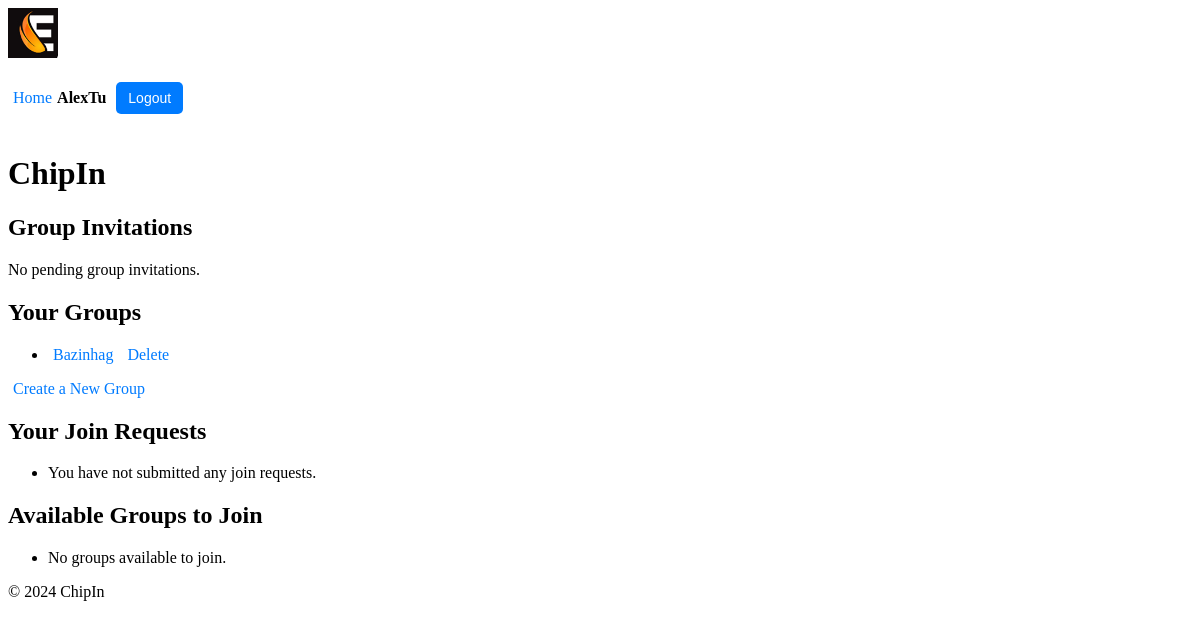
The app's page /chipin/ (signed in), older data.
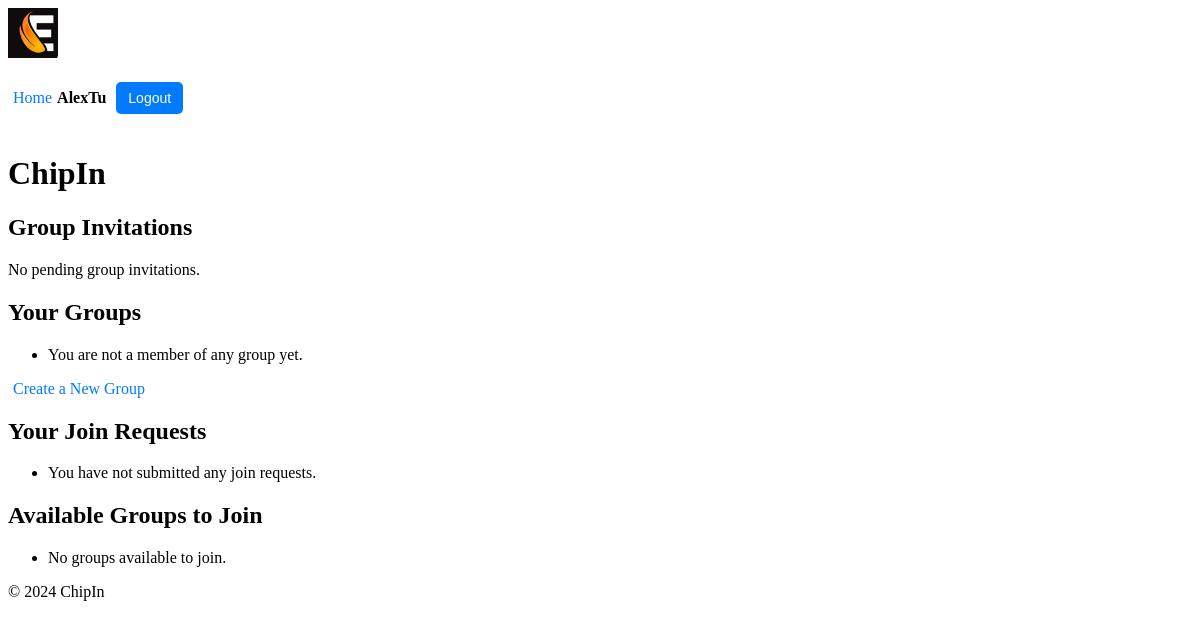
The same page, newer data.
### users/models.py (models this page shows, shortened)
class Profile(models.Model):
    user = models.OneToOneField(User, on_delete=models.CASCADE)
    first_name = models.CharField(max_length=30)
    surname = models.CharField(max_length=30)
    nickname = models.CharField(max_length=30, unique=True, null=False, blank=False)
    max_spend = models.DecimalField(max_digits=10, decimal_places=2, default=100.00)  # Max spend for each event
    balance = models.DecimalField(max_digits=10, decimal_places=2, default=100.00)  # User's current balance

### chipin/models.py (models this page shows, shortened)
class Group(models.Model):
    name = models.CharField(max_length=100)
    admin = models.ForeignKey(User, on_delete=models.CASCADE, related_name='admin_groups')
    members = models.ManyToManyField(User, related_name='group_memberships', blank=True)
    invited_users = models.ManyToManyField(User, related_name='pending_invitations', blank=True)

### chipin/views.py (the view)
# urls.py: path("", views.home, name="home"),
@login_required
def home(request):
    user = request.user
    pending_invitations = user.pending_invitations.all() # Get pending group invitations for the current user
    user_groups = user.group_memberships.all()  # Get groups the user is a member of
    user_join_requests = GroupJoinRequest.objects.filter(user=user)  # Get join requests sent by the user
    available_groups = Group.objects.exclude(members=user).exclude(join_requests__user=user) # Get groups the user is not a member of and the user has not requested to join
    context = {
        'pending_invitations': pending_invitations,
        'user_groups': user_groups,
        'user_join_requests': user_join_requests,
        'available_groups': available_groups
    }
    return render(request, 'chipin/home.html', context)

### chipin/context_processors.py (called while the page is built)
def user_profile(request):
    if request.user.is_authenticated:
        try:
            return {'nickname': request.user.profile.nickname}
        except Profile.DoesNotExist:
            return {'nickname': request.user.username}  # Fallback to username if no profile exists
    return {}

### chipin/templates/chipin/home.html (shortened to what this page needs)
{% extends 'chipin/base.html' %}
{% load static %}
{% block content %}
    <h1>ChipIn</h1>
    <h2>Group Invitations</h2>
    <div class="invitation-notification">
        {% if pending_invitations %}
            <ul>
                {% for group in pending_invitations %}
                    <li>
                        You have been invited to join <strong>{{ group.name }}</strong>.
                        <a href="{% url 'chipin:accept_invite' group.id %}?user_id={{ request.user.id }}">Accept</a>
                    </li>
                {% empty %}
                    <li>No pending group invitations.</li>
                {% endfor %}
            </ul>
        {% else %}
            <p>No pending group invitations.</p>
        {% endif %}
    </div>
    <h2>Your Groups</h2>
    <ul>
        {% for group in user.group_memberships.all %}
        <li>
            <a href="{% url 'chipin:group_detail' group.id %}">{{ group.name }}</a>
            {% if group.admin == request.user %}
                <a href="{% url 'chipin:delete_group' group.id %}" onclick="return confirm('Are you sure you want to delete this group?');">Delete</a>
            {% else %}
                <a href="{% url 'chipin:leave_group' group.id %}" onclick="return confirm('Are you sure you want to leave this group?');">Leave</a>
            {% endif %}
        </li>
        {% empty %}
        <li>You are not a member of any group yet.</li>
        {% endfor %}
    </ul>
    <a href="{% url 'chipin:create_group' %}">Create a New Group</a>
    <h2>Your Join Requests</h2>
    <ul>
        {% for join_request in user_join_requests %}
        <li>
            You requested to join <strong>{{ join_request.group.name }}</strong> on {{ join_request.created_at }}.
            <a href="{% url 'chipin:delete_join_request' join_request.id %}" onclick="return confirm('Are you sure you want to delete this join request?');">Delete</a>
        </li>
        {% empty %}
        <li>You have not submitted any join requests.</li>
        {% endfor %}
    </ul>
    <h2>Available Groups to Join</h2>
    <ul>
        {% for group in available_groups %}
        <li>
            <a href="{% url 'chipin:group_detail' group.id %}">{{ group.name }}</a>
            <span>- Admin: {{ group.admin.profile.nickname }}</span>
        </li>
        {% empty %}
        <li>No groups available to join.</li>
        {% endfor %}
    </ul>
{% endblock %}

### chipin/templates/chipin/base.html (shortened to what this page needs)
{% load static %}
<!DOCTYPE html>
<html lang="en">
<head>
    <link rel="stylesheet" href="{% static 'chipin/styles.css' %}">
</head>
<body>
    <header>
        <div class="logo">
            <img src="{% static 'chipin/logo_90.jpg' %}" alt="ChipIn Logo">
        </div>
        <div class="user-info">
            {% if request.user.is_authenticated %}
                <a href="{% url 'chipin:home' %}">Home</a> <span>{{ request.user.profile.nickname }}</span>
                <form action="{% url 'users:logout' %}" method="post">
                    <button type="submit">Logout</button>
                </form>
            {% else %}
                <a href="{% url 'users:login' %}">Login</a> <a href="{% url 'users:register' %}">Register</a>
            {% endif %}
        </div>
    </header>
    <main>
        {% block content %}
        {% endblock %}
    </main>
    <footer>
        <p>&copy; 2024 ChipIn</p>
    </footer>
</body>
</html>

### chipin/static/chipin/styles.css (style rules this page uses)
.logo img { max-height: 50px; }
.user-info { display: flex; align-items: center; font-size: 16px; }
.user-info span { margin-right: 10px; font-weight: bold; }
.user-info button { background-color: #007BFF; color: white; border: none; padding: 8px 12px; cursor: pointer; border-radius: 5px; font-size: 14px; }
button { background-color: #28a745; color: white; border: none; padding: 10px 15px; cursor: pointer; border-radius: 5px; font-size: 14px; margin-top: 20px; margin-bottom: 20px; }
a { color: #007BFF; text-decoration: none; padding: 5px }

Row changes from the older to the newer data that the page shows:
removed Group: name "Bazinhag", shows "Delete"
Text that changed along with them:
text now shown: "You are not a member of any group yet."
